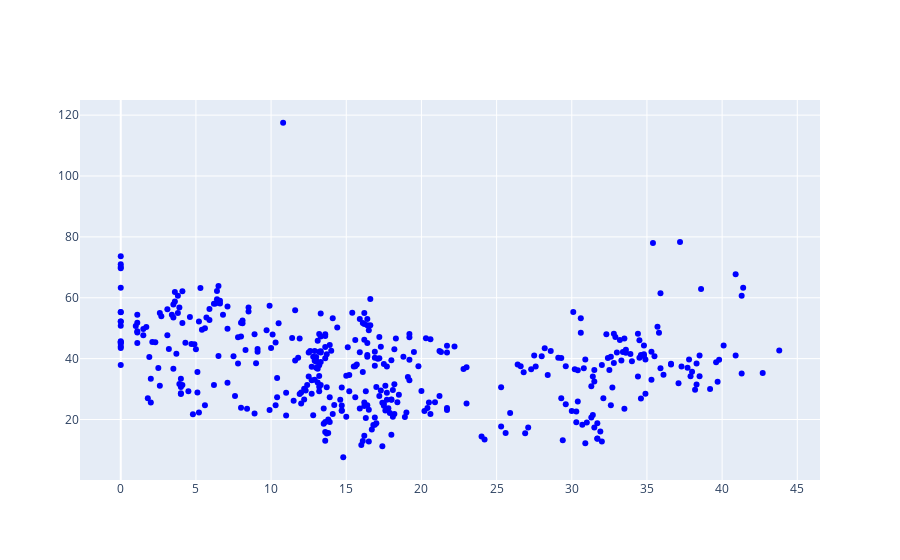

Notebook code for this chart:
### Code cell
# create plot figure
fig = go.Figure()

# plot scatterplot of data
fig.add_trace(go.Scatter(x=realEstate_prices[x], y=realEstate_prices[y], mode='markers', marker=dict(color='blue'), name='data'))

### Figure 1 — Plotly figure (JSON) as saved in the notebook; plotly's stock layout.template omitted (floating-point values rounded to 4 significant figures; data arrays with more than 128 entries replaced by an {"elided": "..."} marker saying what was removed)
{"data": [{"marker": {"color": "blue"}, "mode": "markers", "name": "data", "type": "scatter", "x": {"elided": "414 float values"}, "y": {"elided": "414 float values"}}], "layout": {"autosize": true, "xaxis": {"autorange": true, "range": [-2.87, 46.67], "type": "linear"}, "yaxis": {"autorange": true, "range": [-1.469, 126.6], "type": "linear"}}}
